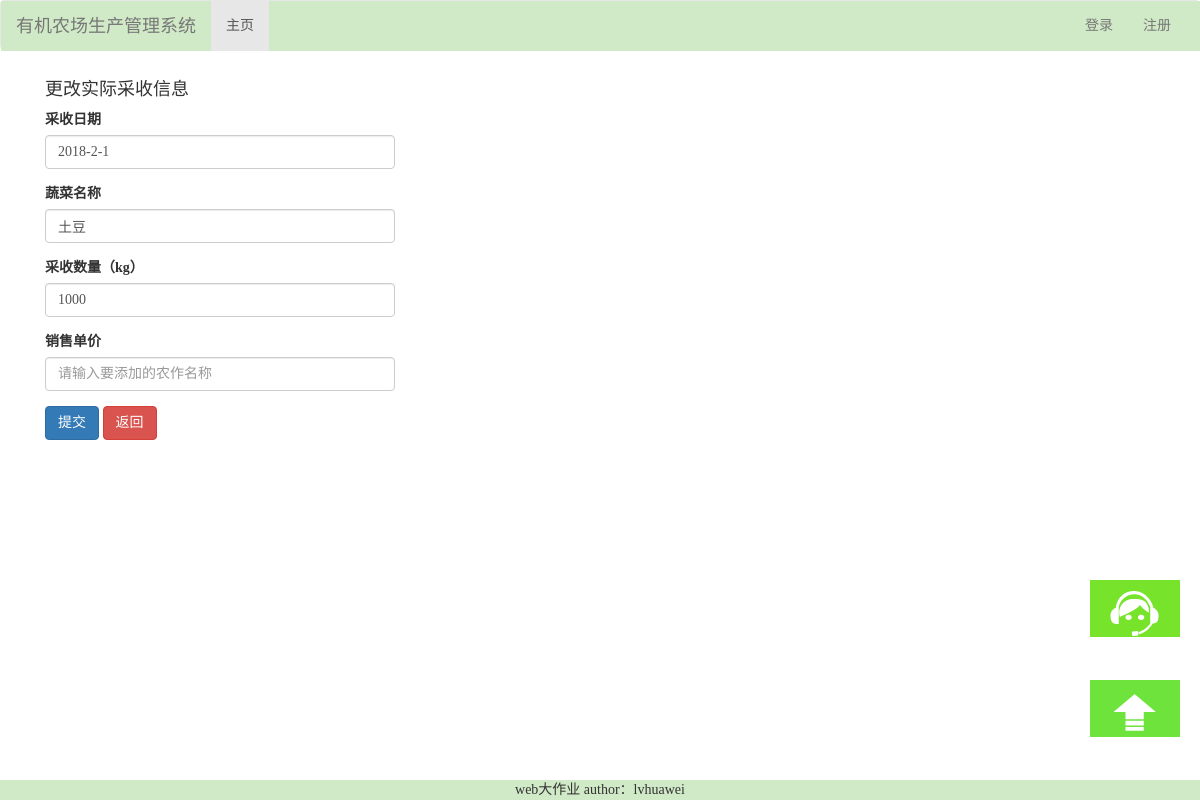
Screenshot of /editrecovery/1 with the database file from the repository.
### login/models.py (models this page shows, shortened)
class Recovery(models.Model):
    recovery_date = models.CharField(max_length=15)
    vegetables_name = models.CharField(max_length=10)
    recovery_number = models.CharField(max_length=10)
    price = models.CharField(max_length=10)

### login/views.py (the view, shortened to what this page needs)
# urls.py: re_path(r"^editrecovery/(\d+)", views.editrecovery),
def editrecovery(request, id):
	recovery_obj = Recovery.objects.filter(pk=id).first()
	return render(request, 'recovery/editrecovery.html', {"recovery_obj": recovery_obj})

### login/templates/recovery/editrecovery.html (shortened to what this page needs)
{% extends "base.html" %}
{% block content %}
    <div class="container">
        <div class="col-md-4">
            <h4>更改实际采收信息</h4>
            <form action="" method="post">
                <div class="form-group">
                    <label for="recovery_date">采收日期</label>
                    <input type="text" class="form-control" id="recovery_date" name="recovery_date"
                           value="{{ recovery_obj.recovery_date }}">
                </div>
                <div class="form-group">
                    <label for="vegetables_name">蔬菜名称</label>
                    <input type="text" class="form-control" id="vegetables_name" name="vegetables_name"
                           value="{{ recovery_obj.vegetables_name }}">
                </div>
                <div class="form-group">
                    <label for="recovery_number">采收数量（kg）</label>
                    <input type="number" class="form-control" id="recovery_number" name="recovery_number"
                           value="{{ recovery_obj.recovery_number }}">
                </div>
                <div class="form-group">
                    <label for="price">销售单价</label>
                    <input type="text" class="form-control" id="price" name="price"
                           placeholder="请输入要添加的农作名称">
                </div>
                <div class="form-group">
                    <button type="submit" class="btn btn-primary">提交</button>
                    <a href="/recovery/" class="btn btn-danger">返回</a>
                </div>
            </form>
        </div>
    </div>
{% endblock %}

### templates/base.html (style rules this page uses)
* { margin: 0; padding: 0; }

### rows the page displays
Recovery: recovery_date "2018-2-1", vegetables_name "土豆", recovery_number "1000"
